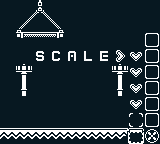

A 2D game scene composited from a Tiled map and its tileset images. What follows is a short description and the map's XML, with every tile layer's data as written:
An orthogonal 10x9 tile map with 16x16 px tiles, 3 tile layers (backdrop, action, foredrop), 2 tilesets.

<map version="1.10" tiledversion="1.10.2" orientation="orthogonal" renderorder="right-down" width="10" height="9" tilewidth="16" tileheight="16" infinite="0" backgroundcolor="#071821" nextlayerid="8" nextobjectid="7">
 <tileset firstgid="1" source="rpg.tsx" />
 <tileset firstgid="1079" source="platformer.tsx" />
 <layer id="6" name="backdrop" width="10" height="9" tintcolor="#286850">
  <data encoding="csv">
1079,1079,1084,1079,1079,1079,1079,1079,1079,1079,
1079,1103,1104,1105,1079,1079,1079,1079,1079,1079,
1079,1123,1124,1125,1079,1079,1079,1079,1079,1079,
1079,1079,972,920,918,929,922,1054,1055,1079,
1079,1368,0,1079,1079,1079,1079,1368,1055,1079,
1079,1408,0,1079,1079,1079,1079,1408,1055,1079,
1079,1079,1079,1079,1079,1079,1079,1079,1055,1079,
1079,1079,1079,1079,1079,1079,1079,1079,1079,1079,
1079,1079,1079,1079,1079,1079,1079,1079,1252,1448
</data>
 </layer>
 <layer id="1" name="action" width="10" height="9" tintcolor="#e0f8cf">
  <data encoding="csv">
0,0,0,0,0,0,0,0,0,0,
0,0,0,0,0,0,0,0,0,0,
0,0,0,0,0,0,0,0,0,726,
0,0,0,0,0,0,0,0,0,726,
0,0,0,0,0,0,0,0,0,726,
0,0,0,0,0,0,0,0,0,726,
0,0,0,0,0,0,0,0,0,726,
0,0,0,0,0,0,0,0,627,726,
0,0,0,0,0,0,0,0,0,0
</data>
 </layer>
 <layer id="5" name="foredrop" width="10" height="9" tintcolor="#86c06c">
  <data encoding="csv">
0,0,0,0,0,0,0,0,0,0,
0,0,0,0,0,0,0,0,0,0,
0,0,0,0,0,0,0,0,0,0,
0,0,0,0,0,0,0,0,0,0,
0,0,0,0,0,0,0,0,0,0,
0,0,0,0,0,0,0,0,0,0,
0,0,0,0,0,0,0,0,0,0,
0,0,0,0,0,0,0,0,0,0,
1184,1184,1184,1184,1184,1184,1184,1185,1252,0
</data>
 </layer>
</map>
